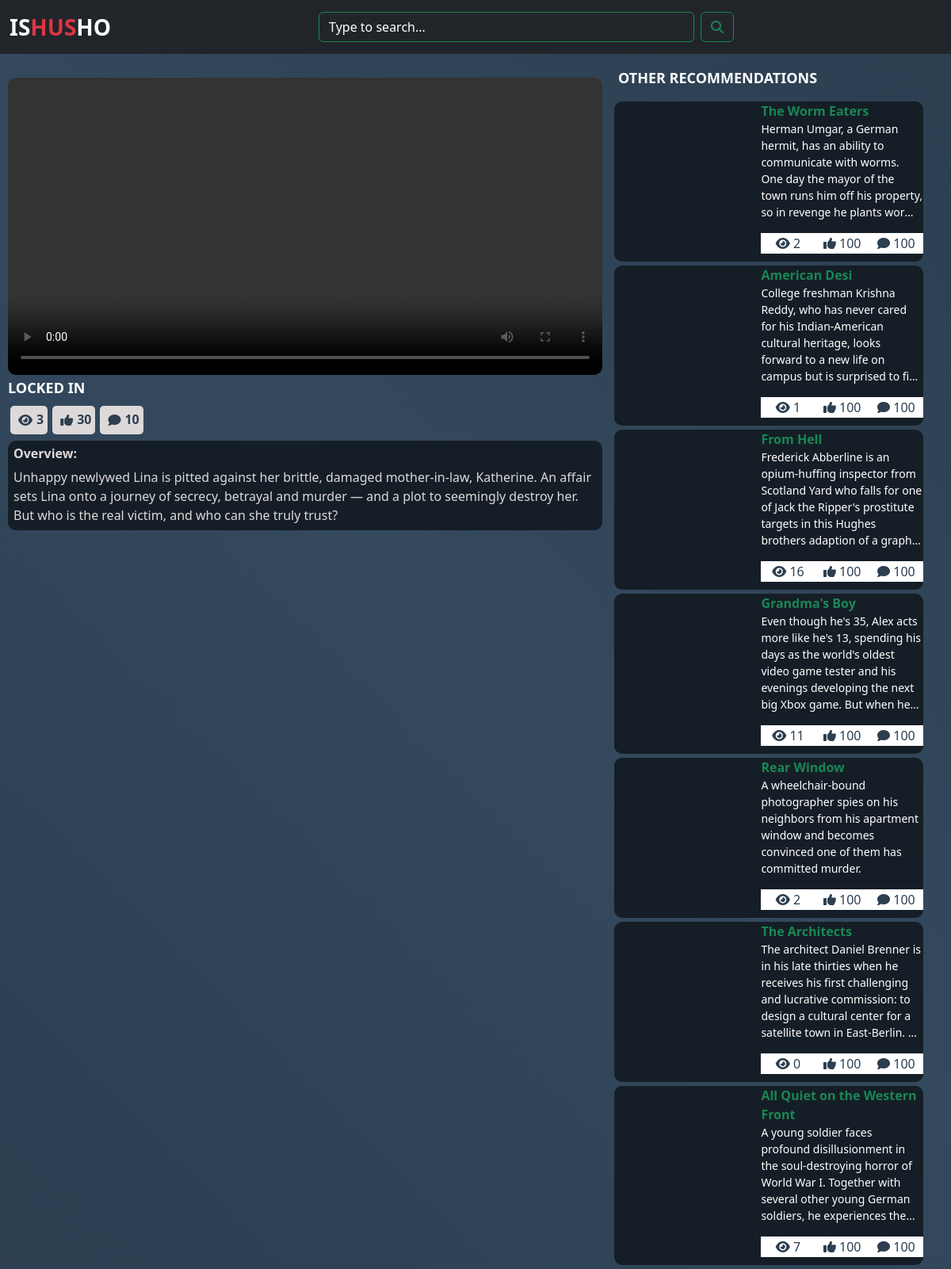
Screenshot of /watch.php?v=1064024 with the database file from the repository.
### tables this page shows
CREATE TABLE `movies` (
  `movie_id` varchar(255) NOT NULL,
  `movie_name` text NOT NULL,
  `movie_description` text NOT NULL,
  `movie_categories` text NOT NULL,
  `movie_poster` text NOT NULL,
  `movie_url` text NOT NULL,
  `url720` text NOT NULL,
  `url480` text NOT NULL,
  `release_date` varchar(255) NOT NULL,
  `addition_date` text NOT NULL,
  `added_by` int(11) NOT NULL
);

### watch.php (the view, shortened to what this page needs)
<?php
include('./php/global/server.php');
?>
<!DOCTYPE html>
<html lang="en">
<head>
    <link rel="stylesheet" href="assets/bootstrap-5.0.2-dist/css/bootstrap.min.css">
    <link rel="stylesheet" href="assets/fontawesome-free-6.4.2-web/css/all.css">
    <link rel="stylesheet" href="https://cdn.jsdelivr.net/npm/bootstrap@5.3.2/dist/css/bootstrap.min.css">
    <link rel="stylesheet" href="https://cdnjs.cloudflare.com/ajax/libs/font-awesome/6.4.2/css/all.min.css" />
    <link rel="stylesheet" href="https://cdn.plyr.io/3.6.7/plyr.css" />
    <link rel="stylesheet" href="./styles/main.css">
</head>
<body>
    <?php
    include("./php/client/nav-bar.php");
    ?>
    <?php
    if (!isset($_GET['v'])) {
    ?>
        <p class="alert alert-danger">
            No video sent to server.
        </p>
        <?php
    } else {
        $video = $_GET['v'];
        $checkVideoExistence = mysqli_query($server, "SELECT * from
            movies WHERE movie_id = '$video'
        ");
        if (mysqli_num_rows($checkVideoExistence) != 1) {
        ?>
            <p class="alert alert-danger">
                404 :) Movie is not found
            </p>
        <?php
        } else {
            $dataVideoExistence = mysqli_fetch_array($checkVideoExistence);
            $video720p = $dataVideoExistence['url720'];
            $video480p = $dataVideoExistence['url480'];
            $getViewsCount = mysqli_query($server, "SELECT * from movie_views
                WHERE movie = '$video'
            ");
            $viewsCount = mysqli_num_rows($getViewsCount);
        ?>
            <div class="center-section">
                <div class="left-video">
                    <div class="video-display">
                        <video id="my-video" controls>
                            <source src="<?php echo $video720p; ?>" type="video/mp4" data-size="480" />
                            <source src="<?php echo $video480p; ?>" type="video/mp4" data-size="720" />
                        </video>
                        <div class="video-controls">
                            <h2>
                                <?php echo $dataVideoExistence['movie_name']; ?>
                            </h2>
                            <div class="ctrlz">
                                <a>
                                    <i class="fa fa-eye"></i>
                                    <span>
                                        <?php echo $viewsCount; ?>
                                    </span>
                                </a>
                                <a>
                                    <i class="fa fa-thumbs-up"></i>
                                    <span>30</span>
                                </a>
                                <a>
                                    <i class="fa fa-comment"></i>
                                    <span>10</span>
                                </a>
                            </div>
                        </div>
                        <div class="description">
                            <h4>
                                Overview:
                            </h4>
                            <?php
                            echo $dataVideoExistence['movie_description'];
                            ?>
                        </div>
                    </div>
                </div>
                <div class="recommended-vids">
                    <h1>
                        Other recommendations
                    </h1>
                    <?php
                    $getRecommendedOnes = mysqli_query($server, "SELECT * from movies
                            WHERE movie_id != '$video'
                            ORDER BY rand()
                            LIMIT 8
                        ");
                    while ($dataRecommendationsVideos = mysqli_fetch_array($getRecommendedOnes)) {
                    ?>
                        <div class="recommend-box">
                            <a href="watch.php?v=<?php echo $dataRecommendationsVideos['movie_id'] ?>" class="recommend">
                                <div class="left">
                                </div>
                                <div class="right">
                                    <span class="m_name">
                                        <?php
                                        echo $dataRecommendationsVideos['movie_name'];
                                        ?>
                                    </span>
                                    <p title="<?php echo $dataRecommendationsVideos['movie_description']; ?>">
                                        <?php echo $dataRecommendationsVideos['movie_description']; ?>
                                    </p>
                                    <div class="buttons">
                                        <?php
                                        $recommendId = $dataRecommendationsVideos['movie_id'];
                                        $getRecommendViews = mysqli_query($server, "SELECT * from movie_views
                                                WHERE movie = '$recommendId'
                                            ");
                                        ?>
                                        <button>
                                            <i class="fa fa-eye"></i>
                                            <span><?php echo mysqli_num_rows($getRecommendViews); ?></span>
                                        </button>
                                        <button>
                                            <i class="fa fa-thumbs-up"></i>
                                            <span>100</span>
                                        </button>
                                        <button>
                                            <i class="fa fa-comment"></i>
                                            <span>100</span>
                                        </button>
                                    </div>
                                </div>
                            </a>
                        </div>
                    <?php
                    }
                    ?>
                </div>
            </div>
    <?php
        }
    }
    ?>
</body>
</html>

### php/client/nav-bar.php (shortened to what this page needs)
<nav class="navbar navbar-expand-lg bg-dark">
    <div class="container-fluid">
        <a href="index.php" class="navbar-brand text-light fs-3 fw-bold me-auto" href="#">IS<span class="text-danger">HUS</span>HO</a>
        <div class="collapse navbar-collapse" id="navbarSupportedContent">
            <form class="d-flex mx-auto w-50" role="search">
                <input id="searchField" class="form-control border border-success bg-transparent text-light custom-placeholder" type="search" placeholder="Type to search..." aria-label="Search">
                <button class="btn btn-outline-success ms-2" type="submit">
                    <i class="fas fa-search"></i>
                </button>
            </form>
        </div>
    </div>
</nav>

### styles/main.css (style rules this page uses)
a { text-decoration: none; font-size: 16px; }
.custom-placeholder::placeholder { color: #fff; outline: 0; }
body { background: linear-gradient(45deg, #2c3e50, #34495e, #2c3e50); }
.center-section { display: flex; flex-direction: row; flex-wrap: wrap; }
.center-section .left-video { width: calc(100vw - 430px); margin-top: 20px; }
.center-section .left-video .video-display { padding: 10px; }
.center-section .left-video .video-display #my-video { width: 100%; border-radius: 10px; }
.center-section .left-video .video-display h2 { color: #fff; font-size: 18px; text-transform: uppercase; font-weight: bold; }
.center-section .left-video .video-display .video-controls .ctrlz { display: flex; flex-direction: row; list-style: none; }
.center-section .left-video .video-display .video-controls .ctrlz a { display: flex; flex-direction: row; background: #ddd9d9; color: #2c3e50; margin: 3px; border-radius: 5px; padding: 5px; text-align: center; font-weight: bold; font-size: 16px; }
.center-section .left-video .video-display .video-controls .ctrlz a i { padding: 5px; }
.center-section .left-video .video-display .description { margin-top: 5px; color: #ddd9d9; background: #151e26; padding: 7px; border-radius: 10px; }
.center-section .left-video .video-display .description h4 { color: #ddd9d9; font-weight: bold; font-size: 16px; }
.center-section .recommended-vids { width: 400px; margin-top: 10px; }
.center-section .recommended-vids h1 { color: #fff; font-size: 18px; font-weight: bolder; padding: 10px; text-transform: uppercase; user-select: none; }
.center-section .recommended-vids .recommend-box .recommend { text-decoration: none; background: #151e26; border-radius: 10px; color: #fff; display: flex; flex-direction: row; flex-wrap: nowrap; margin: 5px; }
.center-section .recommended-vids .recommend-box .recommend .left { width: 180px; }
.center-section .recommended-vids .recommend-box .recommend .right { padding-left: 10px; width: calc(400px - 180px); }
.center-section .recommended-vids .recommend-box .recommend .right .m_name { font-weight: bold; color: #198754; }
.center-section .recommended-vids .recommend-box .recommend .right p { width: 100%; display: -webkit-box; -webkit-line-clamp: 6; -webkit-box-orient: vertical; overflow: hidden; text-overflow: ellipsis; white-space: normal; font-size: 14px; }
.center-section .recommended-vids .recommend-box .recommend .right .buttons { display: flex; flex-direction: row; flex-wrap: nowrap; }
.center-section .recommended-vids .recommend-box .recommend .right .buttons button { background: transparent; border: 0; background: #fff; color: #2c3e50; flex: 1; transition: 0.5s ease-in-out; margin-bottom: 10px; }

### rows the page displays
movies: movie_name "LOCKED IN", movie_description "Unhappy newlywed Lina is pitted against her brittle, damaged mother-in-law, Katherine. An affair sets Lina onto a journey of secrecy, betrayal and murder — and a plot to seemingly destroy her. But who is the real victim, and who can she truly trust?"
movies: movie_name "The Worm Eaters", movie_description "Herman Umgar, a German hermit, has an ability to communicate with worms. One day the mayor of the town runs him off his property, so in revenge he plants…", mysqli_num_rows($getRecommendViews) "2"
movies: movie_name "American Desi", movie_description "College freshman Krishna Reddy, who has never cared for his Indian-American cultural heritage, looks forward to a new life on campus but is surprised to…", mysqli_num_rows($getRecommendViews) "1"
movies: movie_name "From Hell", movie_description "Frederick Abberline is an opium-huffing inspector from Scotland Yard who falls for one of Jack the Ripper's prostitute targets in this Hughes brothers adaption of a…", mysqli_num_rows($getRecommendViews) "16"
movies: movie_name "Grandma's Boy", movie_description "Even though he's 35, Alex acts more like he's 13, spending his days as the world's oldest video game tester and his evenings developing the next big Xbox game. But when…", mysqli_num_rows($getRecommendViews) "11"
movies: movie_name "Rear Window", movie_description "A wheelchair-bound photographer spies on his neighbors from his apartment window and becomes convinced one of them has committed murder.", mysqli_num_rows($getRecommendViews) "2"
movies: movie_name "The Architects", movie_description "The architect Daniel Brenner is in his late thirties when he receives his first challenging and lucrative commission: to design a cultural center for a satellite town in East-Berlin.…", mysqli_num_rows($getRecommendViews) "0"
movies: movie_name "All Quiet on the Western Front", movie_description "A young soldier faces profound disillusionment in the soul-destroying horror of World War I. Together with several other young German soldiers, he experiences…", mysqli_num_rows($getRecommendViews) "7"

### other values shown
$viewsCount "3"
